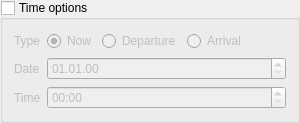
           <widget class="QgsCollapsibleGroupBox" name="routing_time_options_group">
            <property name="enabled">
             <bool>true</bool>
            </property>
            <property name="title">
             <string>Time options</string>
            </property>
            <property name="checkable">
             <bool>true</bool>
            </property>
            <property name="checked">
             <bool>false</bool>
            </property>
            <property name="collapsed">
             <bool>true</bool>
            </property>
            <layout class="QFormLayout" name="formLayout_2">
             <item row="0" column="0">
              <widget class="QLabel" name="label_48">
               <property name="text">
                <string>Type</string>
               </property>
              </widget>
             </item>
             <item row="1" column="0">
              <widget class="QLabel" name="label_49">
               <property name="text">
                <string>Date</string>
               </property>
              </widget>
             </item>
             <item row="2" column="0">
              <widget class="QLabel" name="label_50">
               <property name="text">
                <string>Time</string>
               </property>
              </widget>
             </item>
             <item row="1" column="1">
              <widget class="QgsDateTimeEdit" name="datetime_date">
               <property name="enabled">
                <bool>false</bool>
               </property>
               <property name="displayFormat">
                <string>dd.MM.yy</string>
               </property>
               <property name="allowNull">
                <bool>true</bool>
               </property>
              </widget>
             </item>
             <item row="2" column="1">
              <widget class="QgsDateTimeEdit" name="datetime_time">
               <property name="enabled">
                <bool>false</bool>
               </property>
               <property name="displayFormat">
                <string>HH:mm</string>
               </property>
               <property name="calendarPopup">
                <bool>false</bool>
               </property>
              </widget>
             </item>
             <item row="0" column="1">
              <layout class="QHBoxLayout" name="horizontalLayout">
               <item>
                <widget class="QRadioButton" name="datetime_now">
                 <property name="text">
                  <string>Now</string>
                 </property>
                 <property name="checked">
                  <bool>true</bool>
                 </property>
                 <attribute name="buttonGroup">
                  <string notr="true">time_button_group</string>
                 </attribute>
                </widget>
               </item>
               <item>
                <widget class="QRadioButton" name="datetime_departure">
                 <property name="text">
                  <string>Departure</string>
                 </property>
                 <attribute name="buttonGroup">
                  <string notr="true">time_button_group</string>
                 </attribute>
                </widget>
               </item>
               <item>
                <widget class="QRadioButton" name="datetime_arrival">
                 <property name="text">
                  <string>Arrival</string>
                 </property>
                 <attribute name="buttonGroup">
                  <string notr="true">time_button_group</string>
                 </attribute>
                </widget>
               </item>
               <item>
                <spacer name="horizontalSpacer">
                 <property name="orientation">
                  <enum>Qt::Horizontal</enum>
                 </property>
                 <property name="sizeHint" stdset="0">
                  <size>
                   <width>40</width>
                   <height>20</height>
                  </size>
                 </property>
                </spacer>
               </item>
              </layout>
             </item>
            </layout>
           </widget>
